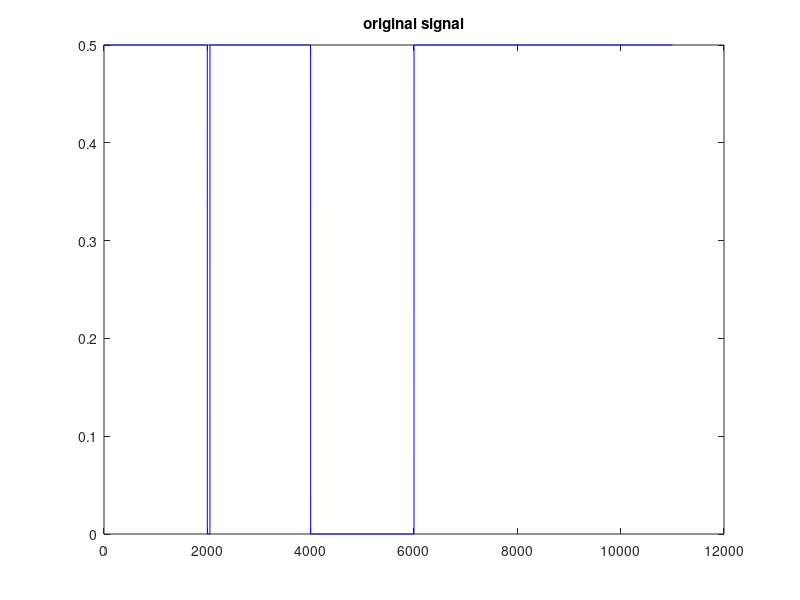
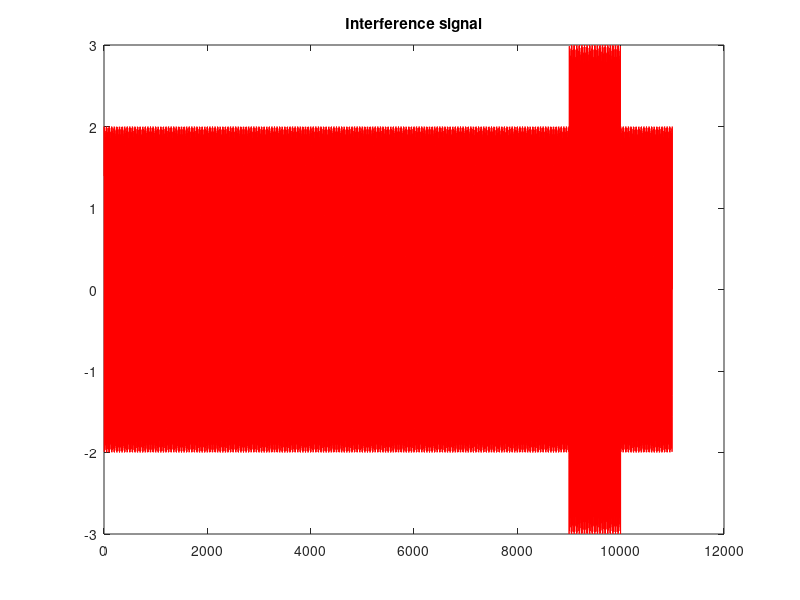
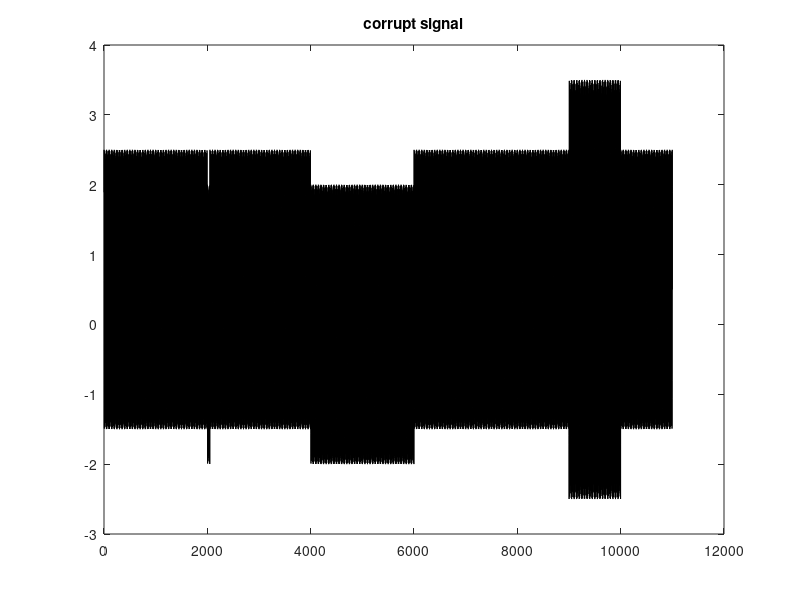
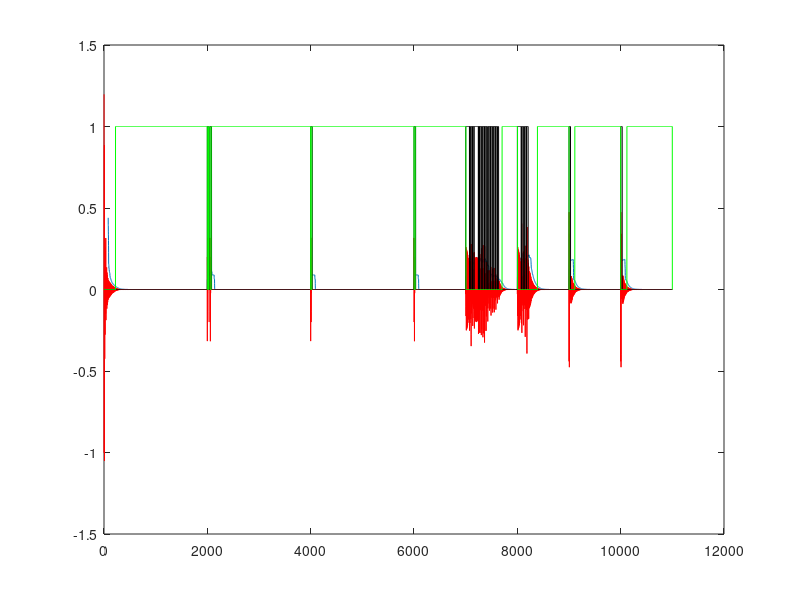

Write the MATLAB code that produced these figures, in order.
% This script implements adaptive filtering to remove 50 Hz inteference
% as described in Martens et. al, "Improved Adaptive Line Canceller for
% Electrocardiography", IEEE Transactions on Biomedical Engg. The variable
% names correspond to the symbols used in the paper. 

clear all; close all;

%%%%%%%%%%%%%%%%%%%%%%%%%%
Fs = 400; % *dont* change without changing the error filter
N = 11000; % Num of samples. Keep above 11000.
%%%%%%%%%%%%%%%%%%%%%%%%%%
Ka = 1/(0.13 * Fs);
Kphi = 6e-2;
Kdw = 9e-4;
omegan_p = 2*pi*50/Fs; % nominal frequency. *dont* change without changing the error filter
eps = 1e-15; % epsilon
kx = 80; % threshold computation window
sppx = 20; % number of samples to suppress
lock_thresh = 20;
%%%%%%%%%%%%%%%%%%%%%%%%%%
Ts = 1/Fs;
t = (1:N)'*Ts; % time

% 2nd order butterworth error filter. fc = 80 Hz, Fs = 400 Hz. 
% Gain at 50 Hz = 1
b = [1.266 -2.532 1.266]; % error filter numerator
a = [1 -0.3695 0.1958]; % error filter denominator
hcomb = [0.5 0 0 0 0 0 0 0 -0.5];

s = 0.5*ones(size(t));% original signal
s(2000:2050) = 0;
s(4000:6000) = 0;
x = 2*sin(2*pi*49*t); % corrupt signal
x(7000:8000) = 2*sin(2*pi*51*Ts*(7000:8000));
x(9000:10000) = 3*sin(2*pi*49*Ts*(9000:10000));


d = x + s; % corrupt signal

e = zeros(size(d)); % error signal (cleaned signal)
ew = zeros(size(d)); % filtered error signal
ew_hcomb = zeros(size(d)); % ew filtered by the comb filter
x_est = zeros(size(d)); % inteference estimate

ymod_phi = zeros(size(d));
ymodw_phi = zeros(size(d)); % filtered signature
ymod_a = zeros(size(d));
ymodw_a = zeros(size(d)); % filtered signature

osc_i = zeros(size(d));
osc_q = zeros(size(d));

thetaa_est = zeros(size(d));
thetaphi_est = zeros(size(d));
thetadw_est = zeros(size(d));

eta_a = zeros(size(d));
eta_phi = zeros(size(d));
alpha = zeros(size(d));

adap_supp = zeros(size(d));
lock_raw = zeros(size(d));
lock = zeros(size(d));
thresh = zeros(size(d));

% set initial values
alpha(1) = 1;

for k=1:N-1
    % do work
    osc_i(k) = sin(omegan_p * k + thetaphi_est(k));
    osc_q(k) = cos(omegan_p * k + thetaphi_est(k));
    
    x_est(k) = thetaa_est(k) * osc_i(k);
    
    e(k) = d(k) - x_est(k);
    ew(k) = b(1) * e(k); % high pass filter the error (desired) signal
    for it=2:max(size(a))
        if (k-it+1) > 0
            ew(k) = ew(k) + b(it)*e(k - it + 1) - a(it)*ew(k - it + 1);
        end
    end
    
    ymod_phi(k) = alpha(k) * osc_q(k);
    ymodw_phi(k) = b(1) * ymod_phi(k); % high pass filter the signature
    for it=2:max(size(a))
        if (k-it+1) > 0
            ymodw_phi(k) = ymodw_phi(k) + b(it)*ymod_phi(k - it + 1) - a(it)*ymodw_phi(k - it + 1);
        end
    end
    eta_phi(k) = 2*ew(k)*ymodw_phi(k);
    
    ymod_a(k) = osc_i(k);
    ymodw_a(k) = b(1) * ymod_a(k); % high pass filter the signature
    for it=2:max(size(a))
        if (k-it+1) > 0
            ymodw_a(k) = ymodw_a(k) + b(it)*ymod_a(k - it + 1) - a(it)*ymodw_a(k - it + 1);
        end
    end
    eta_a(k) = 2*ew(k)*ymodw_a(k);
    
    % update estimates
    thetaa_est(k+1) = thetaa_est(k);
    thetadw_est(k+1) = thetadw_est(k);
    thetaphi_est(k+1) = thetaphi_est(k) + thetadw_est(k);
    
    thetaa_est_new = thetaa_est(k) + Ka * eta_a(k);
    thetadw_est_new = thetadw_est(k) + Kdw * eta_phi(k);
    thetaphi_est_new = thetaphi_est(k) + Kphi * eta_phi(k) + thetadw_est(k);
    
    % detect if PLL is in lock
    if (abs((thetaa_est_new - thetaa_est(k))/thetaa_est(k)) < 0.05) && (abs(thetadw_est_new - thetadw_est(k)) < 1e-4)
        lock_raw(k) = 1;
    end
    if k > lock_thresh
        lock(k) = min(lock_raw(k-lock_thresh:k));
    end
    
    % should adaptation be suppressed ?
    for it=1:max(size(hcomb))
        if (k - it + 1) > 0
            ew_hcomb(k) = ew_hcomb(k) + hcomb(it) * ew(k - it + 1);
        end
    end
    
    if k > kx
        thresh(k) = 1.414 * (sum(ew_hcomb(k-kx:k).^2) / kx)^0.5;
    else
        thresh(k) = inf;
    end
    
    if abs(ew_hcomb(k)) > thresh(k) && abs(ew_hcomb(k)) > 1e-7
        for it=0:sppx
            if k+it <= max(size(adap_supp))
                adap_supp(k+it) = 1;
            end
        end
    end
    %if (k >= 4000) && (k < 4100)
        %adap_supp(k) = 1;
    %end
    
    % perform adaptation if needed
    if adap_supp(k) == 0
        if thetaa_est_new > 0
            thetaa_est(k+1) = thetaa_est_new;
        end

        if abs(thetadw_est_new) < 4*2*pi/Fs
            thetadw_est(k+1) = thetadw_est_new;
        end
        thetaphi_est(k+1) = thetaphi_est_new;
    end
    
    if abs(thetaa_est(k+1)) > eps
        alpha(k+1) = 1/thetaa_est(k+1);
    end
    
end

figure;plot(s,'b');title('original signal');
figure;plot(x,'r');title('Interference signal');
figure;plot(d','k');title('corrupt signal');
figure;plot(e,'b');title('filtered signal');
close all; plot(thresh); hold on; plot(ew_hcomb,'r'); plot(adap_supp, 'k');plot(lock,'g');figure;plot(e);

